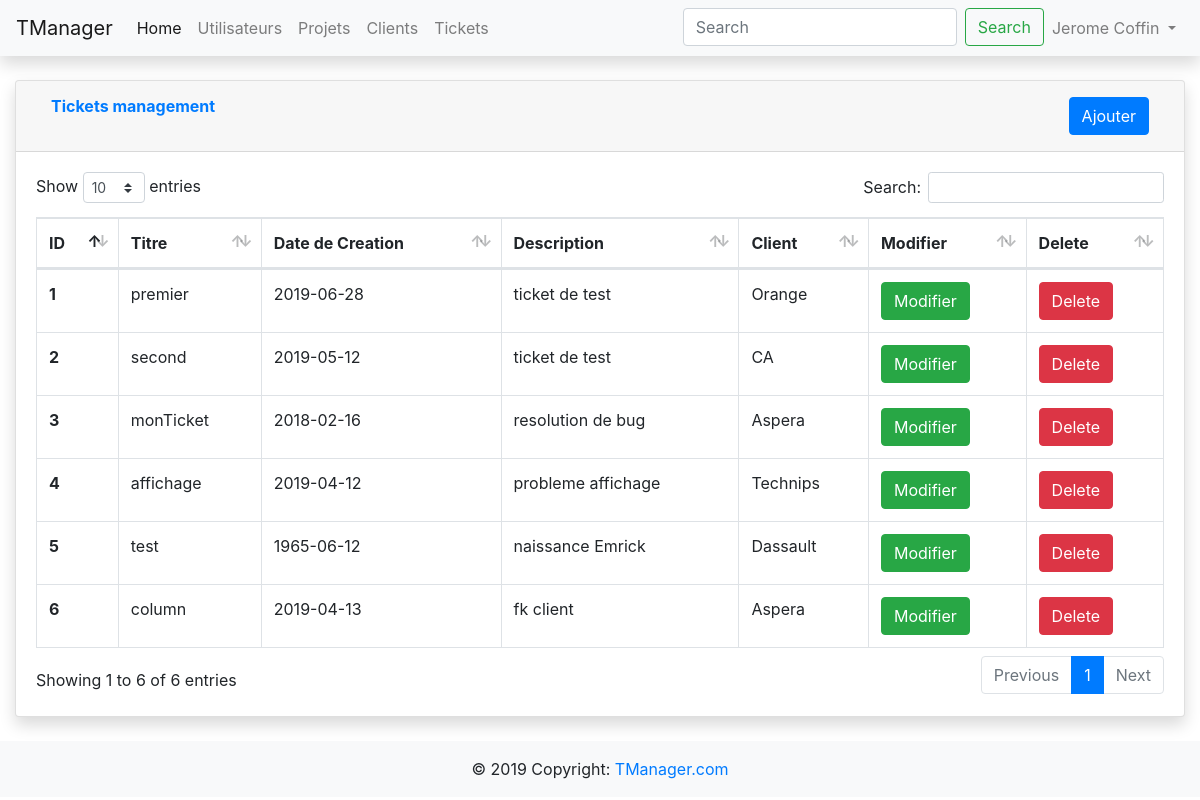
The app's page /projet_web/gestion_ticket.php with its own data.
### tables this page shows
CREATE TABLE `ticket` (
  `ticket_id` int(11) NOT NULL AUTO_INCREMENT,
  `ticket_creation` date NOT NULL,
  `ticket_titre` varchar(50) NOT NULL DEFAULT '',
  `ticket_description` varchar(50) NOT NULL DEFAULT '',
  `ticket_del` int(11) NOT NULL DEFAULT '0',
  `ticket_client_id` int(11) DEFAULT NULL,
  PRIMARY KEY (`ticket_id`),
  KEY `ticket_client_id` (`ticket_client_id`),
  CONSTRAINT `ticket_ibfk_1` FOREIGN KEY (`ticket_client_id`) REFERENCES `client` (`client_id`)
);

CREATE TABLE `client` (
  `client_id` int(11) NOT NULL AUTO_INCREMENT,
  `client_nom` varchar(50) NOT NULL DEFAULT '',
  `client_email` varchar(50) NOT NULL DEFAULT '',
  `client_numero` varchar(50) NOT NULL DEFAULT '',
  `client_del` int(11) NOT NULL DEFAULT '0',
  PRIMARY KEY (`client_id`)
);

### projet_web/gestion_ticket.php (the view, shortened to what this page needs)
<!doctype html>
<html lang="en">
  <head>
    <link rel="stylesheet" href="bs431/css/bootstrap.min.css">
    <link href="vendor/datatables/dataTables.bootstrap4.min.css" rel="stylesheet">
  </head>
  <body>
    <?php include('navbar.php'); ?>
    <div class="container-fluid">
      <div class="card shadow mb-4">
        <div class="card-header py-3">
          <div class="container-fluid">
            <div class="row">
              <div class="col text-left">
                <h6 class="m-0 font-weight-bold text-primary">Tickets management</h6>
              </div>
              <div class="col text-right">
                <button type="button" class="btn btn-primary" data-toggle="modal" data-target="#modalAjouterTickets">
                  Ajouter
                </button>
              </div>
            </div>
          </div>
        </div>
        <div class="card-body">
          <div class="table-responsive">
            <table class="table table-bordered" id="dataTable" width="100%" cellspacing="0">
              <thead>
                <tr>
                  <th>ID</th>
                  <th>Titre</th>
                  <th>Date de Creation</th>
                  <th>Description</th>
                  <th>Client</th>
                  <th>Modifier</th>
                  <th>Delete</th>
                </tr>
              </thead>
              <tbody>
                <?php include('connexion_bdd.php'); ?>
                <?php
                $reponse = $bdd->query('SELECT * FROM ticket WHERE ticket_del = 0');
                while ($donnees = $reponse->fetch()){
                ?>
                <tr>
                  <th scope="row"><?php echo $donnees['ticket_id']; ?></th>
                  <td><?php echo $donnees['ticket_titre']; ?></td>
                  <td><?php echo $donnees['ticket_creation']; ?></td>
                  <td><?php echo $donnees['ticket_description']; ?></td>
                  <td>
                    <?php
                      $tus = $donnees['ticket_client_id'];
                      $res = $bdd->query("SELECT * FROM client WHERE client_id = $tus;");
                      $data = $res->fetch();
                      echo $data['client_nom'];
                    ?>
                  </td>
                  <td>
                  <form action ="ticket/modifier_ticket.php" method="get">
                      <button type="submit" class="btn btn-success">Modifier</button>
                    </form>
                  </td>
                  <td>
                    <form action ="ticket/delete_ticket.php" method="get">
                      <button type="submit" class="btn btn-danger" onclick="return confirm('Voulez-vous vraiment suprimer ce ticket ?');" >Delete</button>
                    </form>
                  </td>
                </tr>
                <?php
                }
                ?>
              </tbody>
            </table>
          </div>
        </div>
      </div>
    </div>
    <?php include('footer.php'); ?>
  </body>
</html>

### records on screen
ticket: ticket_id "1", ticket_titre "premier", ticket_creation "2019-06-28", ticket_description "ticket de test", ticket_client.client_nom "Orange"
ticket: ticket_id "2", ticket_titre "second", ticket_creation "2019-05-12", ticket_description "ticket de test", ticket_client.client_nom "CA"
ticket: ticket_id "3", ticket_titre "monTicket", ticket_creation "2018-02-16", ticket_description "resolution de bug", ticket_client.client_nom "Aspera"
ticket: ticket_id "4", ticket_titre "affichage", ticket_creation "2019-04-12", ticket_description "probleme affichage", ticket_client.client_nom "Technips"
ticket: ticket_id "5", ticket_titre "test", ticket_creation "1965-06-12", ticket_description "naissance Emrick", ticket_client.client_nom "Dassault"
ticket: ticket_id "6", ticket_titre "column", ticket_creation "2019-04-13", ticket_description "fk client", ticket_client.client_nom "Aspera"
